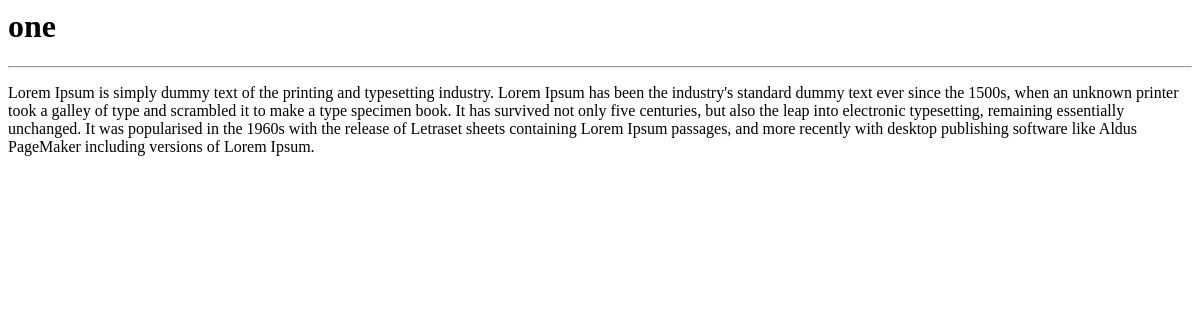
The app's page /blogs/one-2023-11-28/, older data.
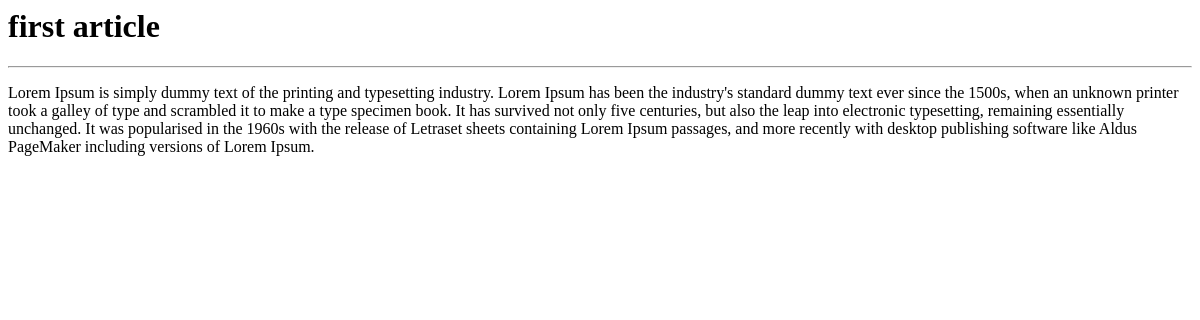
The same page, newer data.
### posts/models.py (models this page shows, shortened)
class Article(models.Model):
    STATUS_OF_ARTICLES = (
        ("checking","Checking"),
        ("published","Published"),
        ("rejected","Rejected")
    )
    title = models.CharField(max_length=255)
    content = models.TextField()
    created = models.DateField(auto_now_add=True)
    edited = models.DateField(auto_now=True)
    auther = models.ForeignKey(User , on_delete=models.CASCADE , related_name='Articles')
    status = models.CharField(max_length=12 , choices=STATUS_OF_ARTICLES , default="cheking")
    slug = models.SlugField(unique=True,null=True)
    image = models.ImageField(upload_to="images/%Y/%m/%d",blank=True,null=True)
    class Meta:
        ordering = ("-created",)
    objects = models.Manager()
    publish = PublishedManager()

### posts/views.py (the view)
def blog_detail(request,slug):
    article = Article.objects.get(slug=slug)
    contex = {'article' : article}
    return render(request,"blogs/detail.html",contex)

### templates/blogs/detail.html
<h1>{{ article.title }}</h1>
<hr>
<p>{{ article.content }}</p>

Row changes from the older to the newer data that the page shows:
changed Article: title "one" → "first article"
